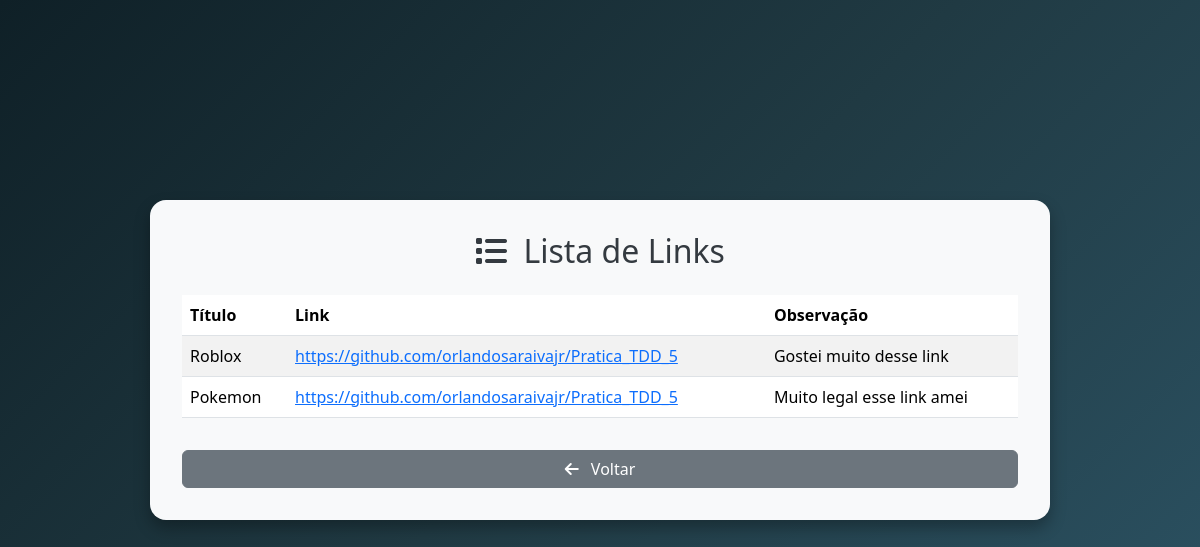
The app's page /listar_links/ (signed in), older data.
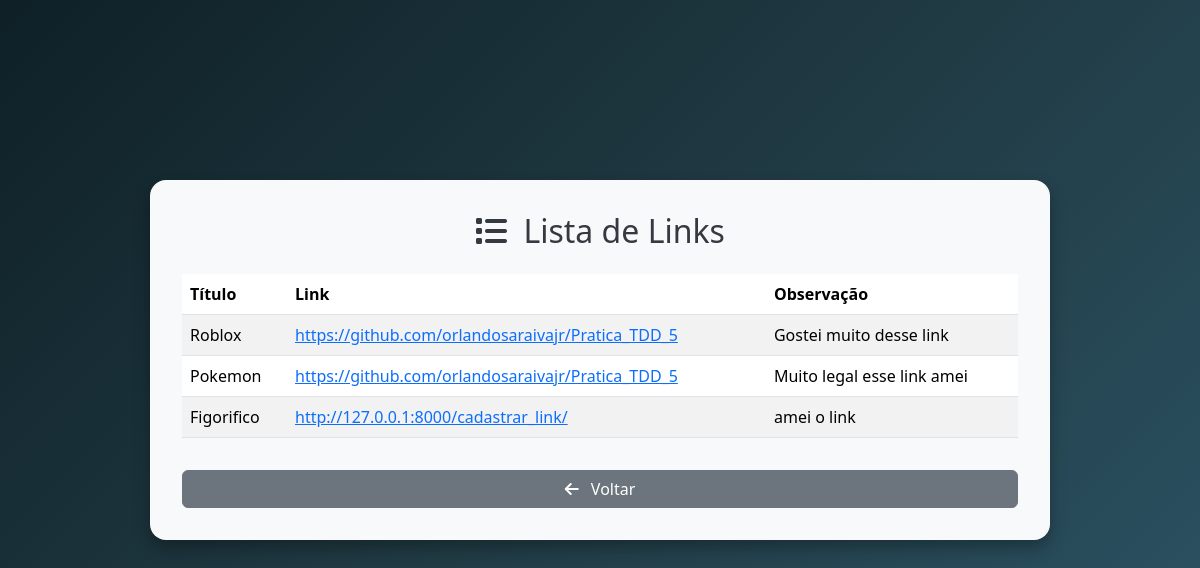
The same page, newer data.
### core/models.py (models this page shows, shortened)
class LinkModel(models.Model):
    titulo = models.CharField(max_length=150)
    link = models.URLField(max_length=500)
    observacao = models.TextField(blank=True)

### core/views.py (the view)
# urls.py: path('listar_links/', listar_links, name='listar_links'),
@login_required
def listar_links(request):
    links = LinkModel.objects.all()
    context = {
        'links': links
    }
    return render(
        request,
        'listar_links.html',
        context
    )

### core/templates/listar_links.html (shortened to what this page needs)
<!DOCTYPE html>
<html lang="pt-BR">
<head>
    <link href="https://cdn.jsdelivr.net/npm/bootstrap@5.3.3/dist/css/bootstrap.min.css" rel="stylesheet">
    <link href="https://cdnjs.cloudflare.com/ajax/libs/font-awesome/6.5.0/css/all.min.css" rel="stylesheet">
</head>
<body>
    <div class="container container-main">
        <div class="card">
            <h2 class="text-center mb-4">
                <i class="fas fa-list me-2"></i>
                Lista de Links
            </h2>
            <table class="table table-striped">
                <thead>
                    <tr>
                        <th>Título</th>
                        <th>Link</th>
                        <th>Observação</th>
                    </tr>
                </thead>
                <tbody>
                    {% for link in links %}
                    <tr>
                        <td>{{ link.titulo }}</td>
                        <td>
                            <a href="{{ link.link }}" target="_blank">
                                {{ link.link }}
                            </a>
                        </td>
                        <td>{{ link.observacao }}</td>
                    </tr>
                    {% endfor %}
                </tbody>
            </table>
            <a href="{% url 'home' %}"
               class="btn btn-secondary w-100 mt-3">
                <i class="fas fa-arrow-left me-2"></i>
                Voltar
            </a>
        </div>
    </div>
</body>
</html>

Row changes from the older to the newer data that the page shows:
added LinkModel: titulo "Figorifico", link "http://127.0.0.1:8000/cadastrar_link/", observacao "amei o link"
